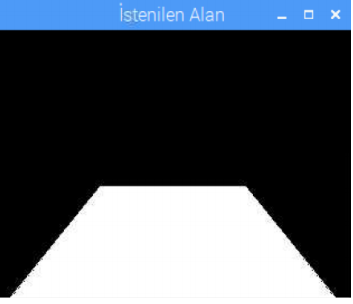
#> input picture goruntu/img/istenilenalan.png, 353 x 304 px
$ python hougtrasform.py
#> lines starting #> are read from the running program, lines starting #| are printed output that depends on the picture; after the words box and inside, x2 and y2 are one past the last pixel; in counts of white or black regions, pixels touching at a corner belong together
# -*- coding: utf-8 -*-

import cv2
import numpy as np

img=cv2.imread("img/istenilenalan.png")
#> img is the input picture: shape (304, 353, 3); mean B, G, R 93.4, 84.7, 77.4


img_copy=img.copy()
gray=cv2.cvtColor(img_copy,cv2.COLOR_BGR2GRAY)
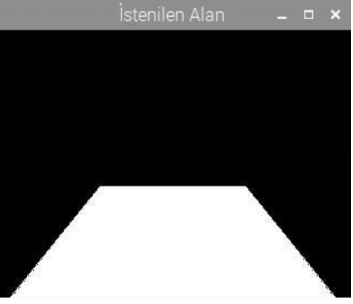
#> gray: shape (304, 353); min 0, max 255, mean 83.5
edges=cv2.Canny(gray,30,50)
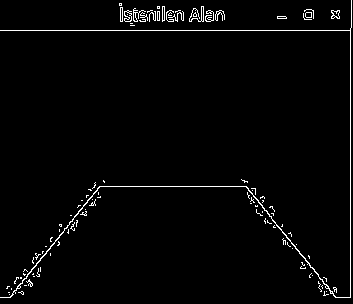
#> edges: shape (304, 353); 2.2% white in thin lines or dots

def nothing(x):
    pass

cv2.namedWindow("trekbar",cv2.WINDOW_AUTOSIZE)
cv2.createTrackbar("threshold","trekbar",0,300,nothing)


while(1):

    img_copy=img.copy()

    threshold=cv2.getTrackbarPos("threshold","trekbar")+1
    print(threshold)

    # Algılanmış kenarlar üzerindeli çizgileri  bulmak

    lines=cv2.HoughLines(edges,1,np.pi/180,threshold)

    """
    1.par.= kenarları algılanmış resim
    2.par.=r nin çözünürlüğü px olarak. 1 den düşük olamaz (float degerler olamaz)
    3.par.=teta nın derece olarak çözünürlüğü
    4.par.=kaçtane çizginin kesişmesiyleoluşan  çizgileri belirler ne kadar çok verirsen az çizgi belirler.

    bu çizgiler yani lines bi dizi olarak döner.
    """


    """
    #dizinin tipi none degiğlse yani deger döndürüyorsa işlem yap
    #line içinde r ve teta degerleri var
    if not isinstance(lines, type(None)):
        for line in lines:
            for rho,theta in line:
                a=np.cos(theta)
                b=np.sin(theta)
                x0=a*rho
                y0=b*rho

                #iki nokta belirtim
                x1=int(x0 + 1000*(-b))
                y1=int(y0 + 1000*(a))
                x2=int(x0 - 1000*(-b))
                y2=int(y0 - 1000*(a))

                cv2.line(img_copy,(x1,y1),(x2,y2),(0,0,255),2)


    #################### ikinci yol ###################

    """
    lines=cv2.HoughLinesP(edges,1,np.pi/180,threshold,50,10)
#> lines = 18 rows, first 6: [350, 297, 350, 28], [44, 30, 69, 30], [271, 218, 285, 235], [302, 255, 310, 265], [181, 30, 199, 30], [139, 186, 246, 186]
    #4.par=kac px birleşimini çizgi olarak algılasın
    #5.par=ne kadar boşlugu kenar alsın örn 10 dan fazla boslugu kenr olarak almaz azaltırsan cok cizgiolur

    if not isinstance(lines, type(None)):
        for line in lines:
            for x1,y1,x2,y2 in line:
                cv2.line(img_copy,(x1,y1),(x2,y2),(255,0,0),2)
#> this loop made 18 passes
#> line on passes 1 to 12: [[350, 297, 350, 28]], [[44, 30, 69, 30]], [[271, 218, 285, 235]], [[302, 255, 310, 265]], [[181, 30, 199, 30]], [[139, 186, 246, 186]], [[331, 30, 341, 30]], [[351, 27, 351, 7]], [[27, 276, 35, 265]], [[287, 237, 302, 256]], [[256, 198, 266, 211]], [[122, 186, 137, 186]]
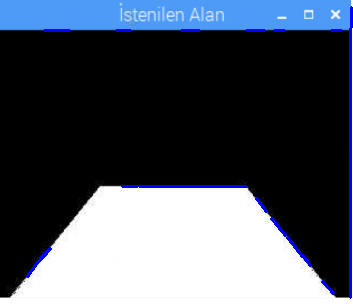
#> img_copy: shape (304, 353, 3); 1.89% of pixels changed, all inside (x1, y1, x2, y2) = (26, 6, 353, 299)


    cv2.imshow("trekbar",img_copy)
    #cv2.imshow("edges",edges)


    if cv2.waitKey(33) & 0xff ==ord("q"):
#> (key q is pressed here)
        break
cv2.destroyAllWindows()
